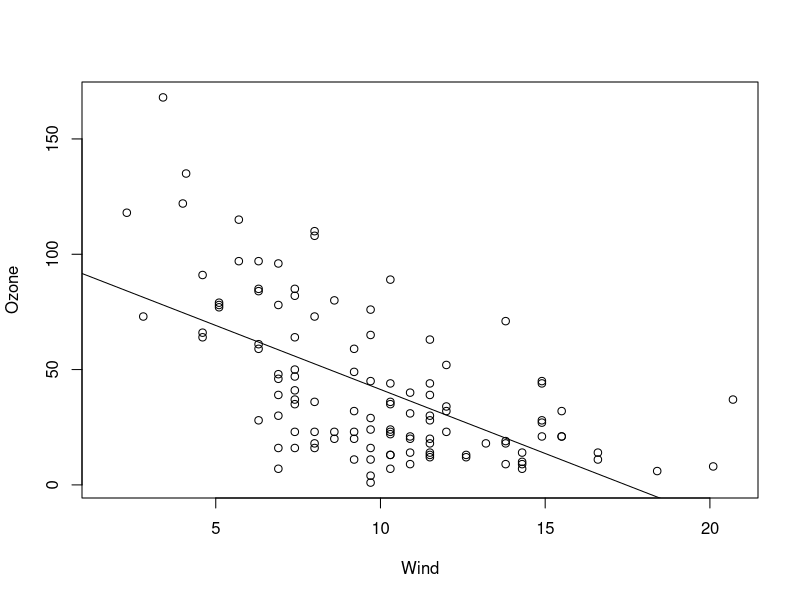

Write the R code that produced this figure.
## ---- chunk 1
knitr::opts_chunk$set(echo = TRUE)
## ---- chunk 2
lm.ozone.wind<-lm(Ozone~Wind, data=airquality)
summary(lm.ozone.wind)
## ---- chunk 3
plot(airquality$Wind, airquality$Ozone,xlab="Wind", ylab="Ozone")
abline(lm.ozone.wind)
